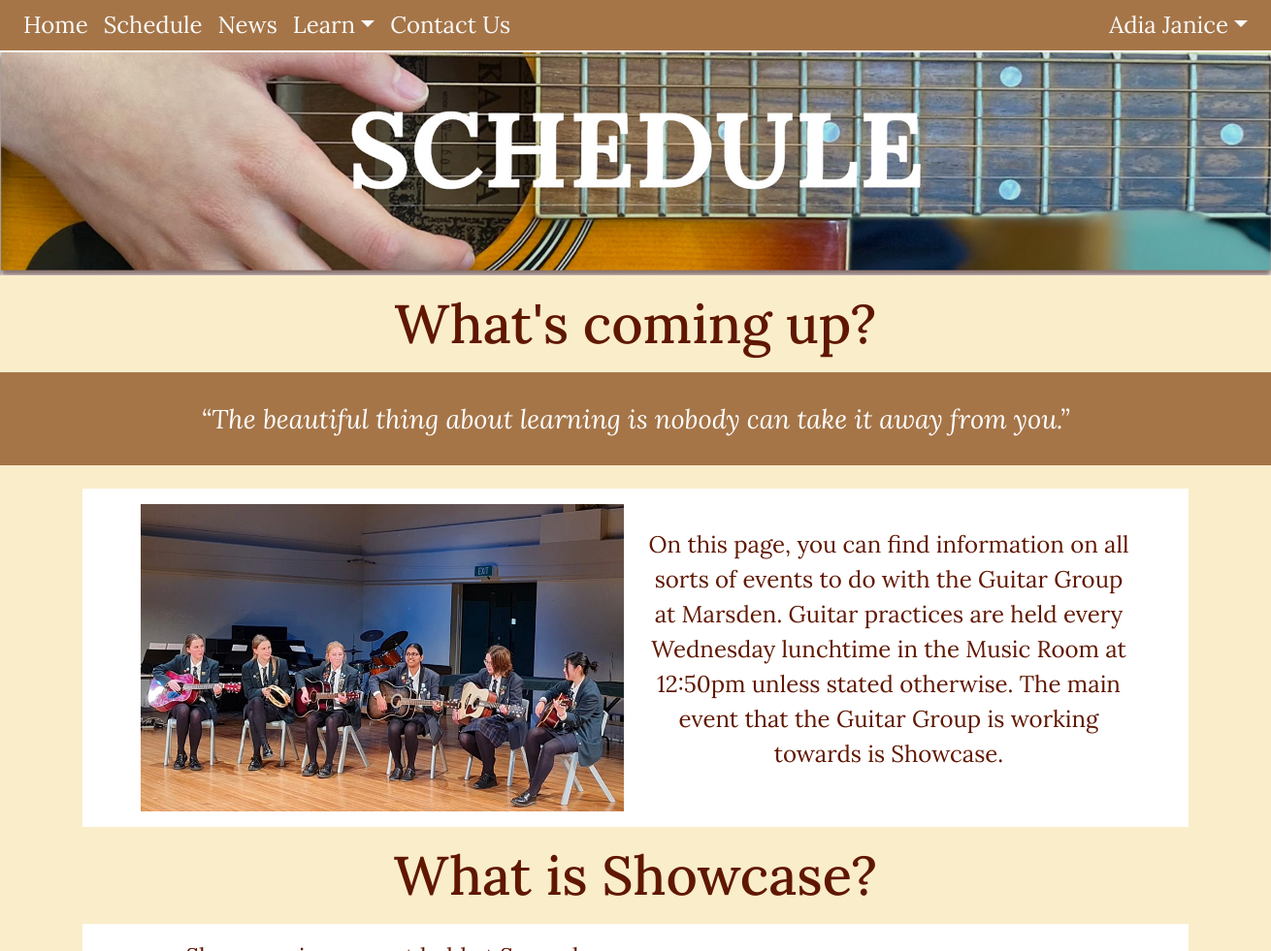
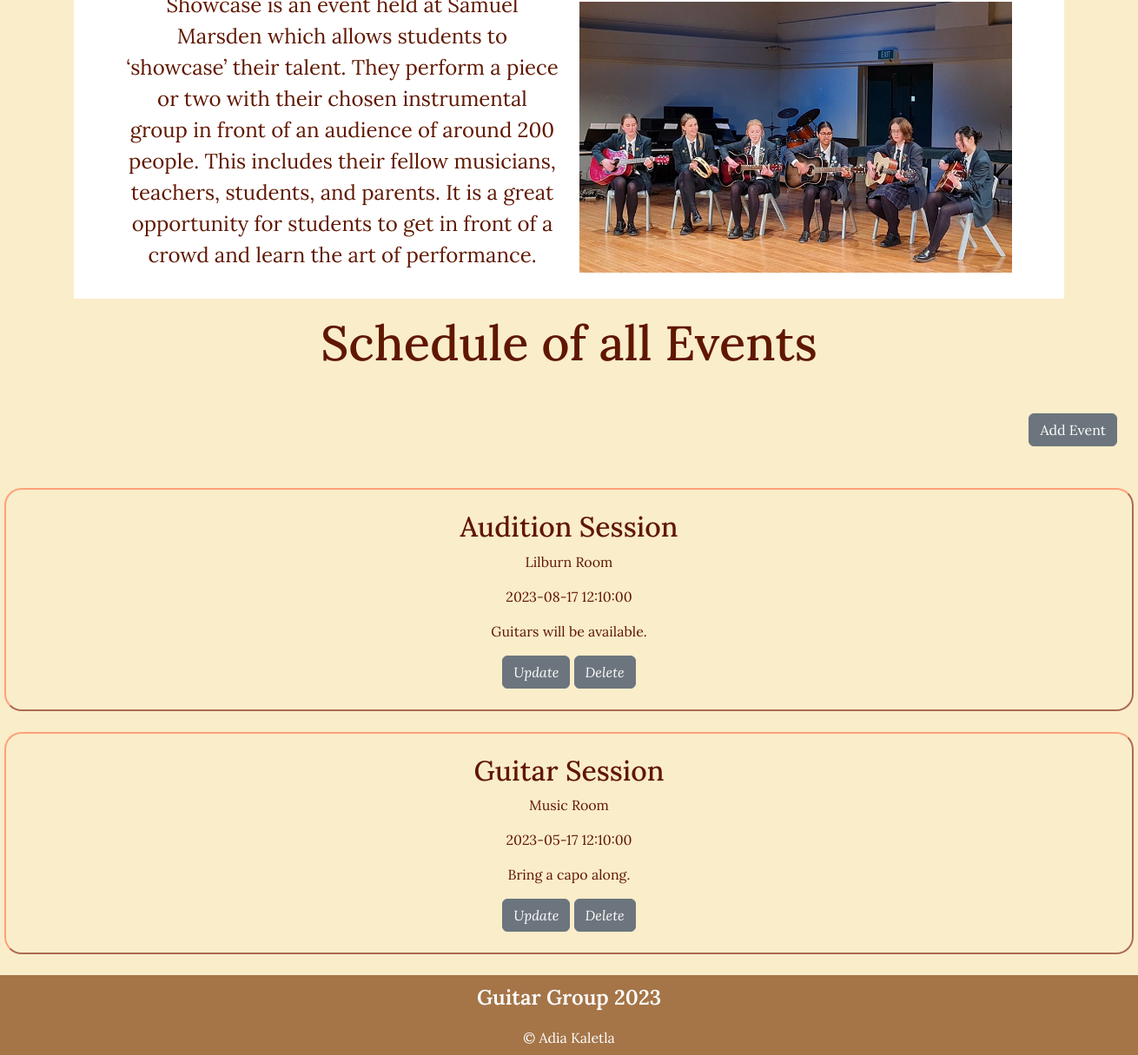
The page /schedule (signed in) on the database its author committed (2 pictures, top to bottom).
### tables this page shows
CREATE TABLE schedule(
schedule_id integer primary key autoincrement not null,
event_name text not null,
location text not null,
date_time date not null,
notes text,
member_id integer,
foreign key(member_id) references member(member_id)
);

### server.py (the view)
@app.route('/schedule')
def schedule():
    print("start schedule")
    sql = """select schedule.schedule_id, schedule.event_name, schedule.location, schedule.date_time,
        schedule.notes, member.first_name
        from schedule
        join member on schedule.member_id= member.member_id
        order by schedule.date_time desc;
        """
    print("start schedule2")
    result = run_search_query_tuples(sql, (), db_path, True)
    print(result)
    return render_template("schedule.html", schedule=result)

### db_functions.py (called while the page is built)
def run_search_query_tuples(sql_query, values_tuple, file_path, rowfactory=False):
    try:
        db = sqlite3.connect(file_path)
        if rowfactory:
            db.row_factory = sqlite3.Row
        cursor = db.cursor()
        cursor.execute(sql_query, values_tuple)
        result = cursor.fetchall()
        cursor.close()
    except sqlite3.Error as error:
        print("Error running search query tuples: {}".format(error))
        return None
    db.close()
    if result is None:
        print("No search values were found")
    return result

### templates/schedule.html (shortened to what this page needs)
{% extends "layout.html" %}
{% block banner%}
static/images/schedulebanner.jpg
{% endblock %}
{% block content%}
<h1> What's coming up? </h1>
<div class=quote_container>
    <p class="quote"> “The beautiful thing about learning is nobody can take it away from you.” </p>
</div>
<div class="container-lg">
    <div class="row align-items-center px-5 py-3">
        <div class="col-lg-6">
            <img class="img-fluid part-img" src="static/images/showcase1.jpg" alt="1">
        </div>
        <div class="col-lg-6">
            <p class="body-text"> On this page, you can find information on all sorts of events to do with the Guitar Group at Marsden. Guitar practices are held every Wednesday lunchtime in the Music Room at 12:50pm unless stated otherwise. The main event that the Guitar Group is working towards is Showcase. </p>
        </div>
    </div>
</div>
<h1> What is Showcase? </h1>
<div class="container-lg">
    <div class="row align-items-center px-5 py-3">
        <div class="col-lg-6">
            <p class="body-text"> Showcase is an event held at Samuel Marsden which allows students to ‘showcase’ their talent. They perform a piece or two with their chosen instrumental group in front of an audience of around 200 people. This includes their fellow musicians, teachers, students, and parents. It is a great opportunity for students to get in front of a crowd and learn the art of performance.</p>
        </div>
        <div class="col-lg-6">
            <img class="img-fluid part-img" src="static/images/showcase2.jpg" alt="2">
        </div>
    </div>
</div>
<h1>Schedule of all Events</h1>
            {% if session['auth'] == 0 %}
                <div class="schedule p-4 my-4 text-end">
                    <a class="btn btn-secondary" href="{{ url_for('schedule_cud', id=0, task='add') }}">Add Event</a>
                </div>
            {% endif %}
<div class="schedule-box">
            {% for row in schedule %}
                <div class="container-lg2 p-4 my-4" style="width:1300px;margin:auto">
                    <h2 class="schedule-box"> {{ row['event_name'] }} </h2>
                    <p class="location"> {{ row['location'] | replace("\n", "<br>") | safe}} </p>
                    <p class="date_time"> {{ row['date_time'] | replace("\n", "<br>") | safe}} </p>
                    <p class="notes"> {{ row['notes'] | replace("\n", "<br>") | safe}} </p>
                    {% if session['auth'] == 0 %}
                        <div class="news-meta">
                            <a class="btn btn-secondary" href="{{ url_for('schedule_cud', id=row['schedule_id'], task='update') }}">Update</a>
                            <a class="btn btn-secondary" href="{{ url_for('schedule_cud', id=row['schedule_id'], task='delete') }}">Delete</a>
                        </div>
                    {% endif %}
                </div>
            {% endfor %}
</div>
{% endblock %}

### static/styles.css (style rules this page uses)
:root { --dutch-white: rgb(250, 237, 202); --charcol: rgb(54, 70, 82); --chamoisee: rgb(165, 117, 72); --black-bean: rgb(43, 5, 4); --blood-red: rgb(96, 23, 0); }
body { font-family: 'Lora', sans-serif; font-size: 100%; background-color: var(--dutch-white); }
.quote { font-size: 1.7em; font-style:italic; padding: 1em 1em; margin-bottom: 0.9em; text-align: center; background-color: var(--chamoisee); color: rgb(255,255,255); }
.body-text, label { font-size: 1.5em; text-align: center; color:var(--blood-red); }
h1 { font-size: 3.5em; color:var(--blood-red); text-align: center; font-weight: 500; margin: 0.3em; }
h2 { font-size: 2em; color:var(--blood-red); text-align: left; font-weight: 500; }
.container-lg { background-color:rgb(255,255,255); overflow: auto; }
.container-lg2 { border: 2px outset lightsalmon; border-radius: 20px; padding-left: 20px; padding-top: 10px; padding-bottom: 10px; width: 600px; overflow: auto; }
.quote_container { overflow: auto; }
.part-img { max-width: 100%; margin: auto; display: block; }
.schedule-box { text-align: center; color: var(--blood-red); }
.news-meta { // font-size: 2em; font-style: italic; }

### rows shown on the page
schedule: event_name "Audition Session", location "Lilburn Room", date_time "2023-08-17 12:10:00", notes "Guitars will be available."
schedule: event_name "Guitar Session", location "Music Room", date_time "2023-05-17 12:10:00", notes "Bring a capo along."

### other values the page prints
{{ session['name'] }} "Adia Janice"
